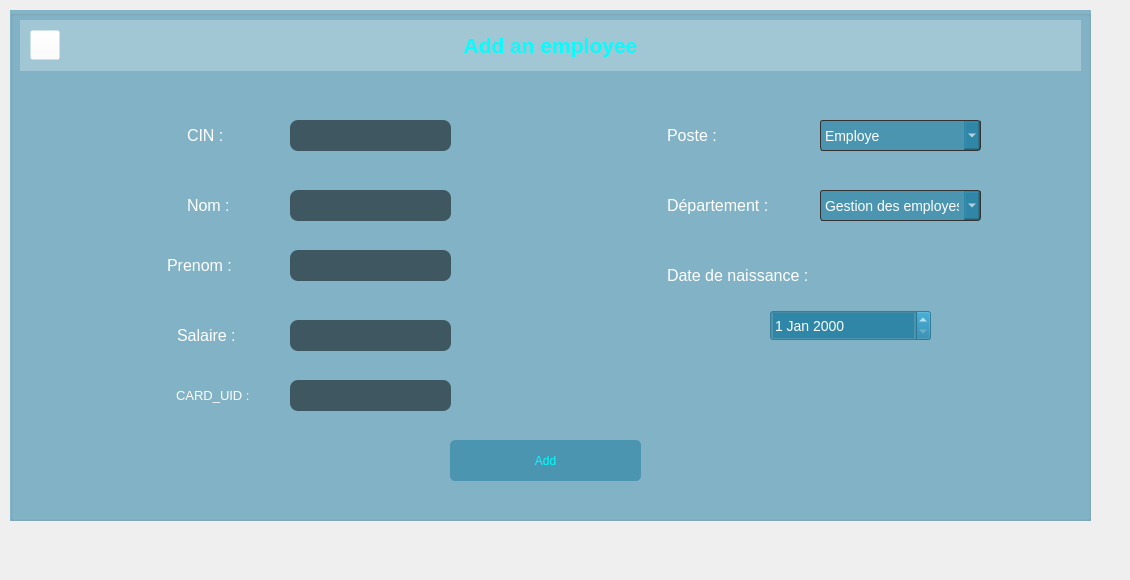
        <widget class="QWidget" name="page4">
         <widget class="QLabel" name="bg_2">
          <property name="geometry">
           <rect>
            <x>-70</x>
            <y>-10</y>
            <width>1121</width>
            <height>571</height>
           </rect>
          </property>
          <property name="styleSheet">
           <string notr="true"/>
          </property>
          <property name="text">
           <string/>
          </property>
         </widget>
         <widget class="QGroupBox" name="groupBox_6">
          <property name="geometry">
           <rect>
            <x>10</x>
            <y>10</y>
            <width>1081</width>
            <height>511</height>
           </rect>
          </property>
          <property name="styleSheet">
           <string notr="true">border-color: rgb(168, 234, 254);
background-color:rgba(18, 118, 158,125);</string>
          </property>
          <property name="title">
           <string/>
          </property>
          <widget class="QLabel" name="label_64">
           <property name="geometry">
            <rect>
             <x>10</x>
             <y>10</y>
             <width>1061</width>
             <height>51</height>
            </rect>
           </property>
           <property name="styleSheet">
            <string notr="true">background-color: rgba(255, 255, 255, 0.1%);
font: &quot;Eras Bold ITC&quot;;</string>
           </property>
           <property name="text">
            <string>&lt;html&gt;&lt;head/&gt;&lt;body&gt;&lt;p align=&quot;center&quot;&gt;&lt;span style=&quot; font-size:16pt; font-weight:600; color:#00ffff;&quot;&gt;Add an employee&lt;/span&gt;&lt;/p&gt;&lt;/body&gt;&lt;/html&gt;</string>
           </property>
          </widget>
          <widget class="QLabel" name="label">
           <property name="geometry">
            <rect>
             <x>170</x>
             <y>180</y>
             <width>91</width>
             <height>31</height>
            </rect>
           </property>
           <property name="font">
            <font>
             <family>MS Shell Dlg 2</family>
             <pointsize>12</pointsize>
             <weight>50</weight>
             <italic>false</italic>
             <bold>false</bold>
            </font>
           </property>
           <property name="styleSheet">
            <string notr="true">QLabel{
background-color: rgba(0,0,0,0%);
border-style: solid;
font: 12pt &quot;MS Shell Dlg 2&quot;;
padding: 1px 23px 1px 3px;
color: rgb(255, 255, 255);
}</string>
           </property>
           <property name="text">
            <string>Nom :</string>
           </property>
           <property name="textFormat">
            <enum>Qt::RichText</enum>
           </property>
          </widget>
          <widget class="QLineEdit" name="nom">
           <property name="geometry">
            <rect>
             <x>280</x>
             <y>180</y>
             <width>161</width>
             <height>31</height>
            </rect>
           </property>
           <property name="styleSheet">
            <string notr="true">QLineEdit{
color: rgb(255, 255, 255);
background-color: rgba(0, 0, 0, 0.2%);
border-width: 1px;
border-radius: 8px;
font: 10px &quot;Eras Bold ITC&quot;;
}</string>
           </property>
          </widget>
          <widget class="QLabel" name="label_7">
           <property name="geometry">
            <rect>
             <x>650</x>
             <y>250</y>
             <width>211</width>
             <height>31</height>
            </rect>
           </property>
           <property name="font">
            <font>
             <family>MS Shell Dlg 2</family>
             <pointsize>12</pointsize>
             <weight>50</weight>
             <italic>false</italic>
             <bold>false</bold>
            </font>
           </property>
           <property name="styleSheet">
            <string notr="true">QLabel{
background-color: rgba(0,0,0,0%);
border-style: solid;
font: 12pt &quot;MS Shell Dlg 2&quot;;
padding: 1px 23px 1px 3px;
color: rgb(255, 255, 255);
}</string>
           </property>
           <property name="text">
            <string>Date de naissance :</string>
           </property>
           <property name="textFormat">
            <enum>Qt::RichText</enum>
           </property>
          </widget>
          <widget class="QLineEdit" name="salaire">
           <property name="geometry">
            <rect>
             <x>280</x>
             <y>310</y>
             <width>161</width>
             <height>31</height>
            </rect>
           </property>
           <property name="styleSheet">
            <string notr="true">QLineEdit{
color: rgb(255, 255, 255);
background-color: rgba(0, 0, 0, 0.2%);
border-width: 1px;
border-radius: 8px;
font: 10px &quot;Eras Bold ITC&quot;;
}</string>
           </property>
          </widget>
          <widget class="QDateEdit" name="date">
           <property name="geometry">
            <rect>
             <x>760</x>
             <y>300</y>
             <width>161</width>
             <height>31</height>
            </rect>
           </property>
           <property name="styleSheet">
            <string notr="true">QDateEdit{
font: 14px ;
	color: rgb(255, 255, 255);
}</string>
           </property>
          </widget>
          <widget class="QComboBox" name="depart">
           <property name="geometry">
            <rect>
             <x>810</x>
             <y>180</y>
             <width>161</width>
             <height>31</height>
            </rect>
           </property>
           <property name="styleSheet">
            <string notr="true">QComboBox{
border-style: solid;
border-width: 2px;
border-radius: 10px;
font: 14px ;
border: 1px solid #333333;
border-radius: 3px;
color: rgb(255, 255, 255);
}
QComboBox:pressed{
color: rgb(0, 255, 255);
}
QComboBox:item:selected{
color: rgb(0, 255, 255);
}
QComboBox:items{
    color: rgb(110,209,255);
}
QListView{
    color: rgb(110,209,255);
}</string>
           </property>
           <item>
            <property name="text">
             <string>Gestion des employes</string>
            </property>
           </item>
           <item>
            <property name="text">
             <string>Gestion des produits</string>
            </property>
           </item>
           <item>
            <property name="text">
             <string>Gestion des clients</string>
            </property>
           </item>
           <item>
            <property name="text">
             <string>Gestion des centres de collectes</string>
            </property>
           </item>
          </widget>
          <widget class="QLineEdit" name="prenom">
           <property name="geometry">
            <rect>
             <x>280</x>
             <y>240</y>
             <width>161</width>
             <height>31</height>
            </rect>
           </property>
           <property name="styleSheet">
            <string notr="true">QLineEdit{
color: rgb(255, 255, 255);
background-color: rgba(0, 0, 0, 0.2%);
border-width: 1px;
border-radius: 8px;
font: 10px &quot;Eras Bold ITC&quot;;
}</string>
           </property>
          </widget>
          <widget class="QLabel" name="label_4">
           <property name="geometry">
            <rect>
             <x>160</x>
             <y>310</y>
             <width>101</width>
             <height>31</height>
            </rect>
           </property>
           <property name="font">
            <font>
             <family>MS Shell Dlg 2</family>
             <pointsize>12</pointsize>
             <weight>50</weight>
             <italic>false</italic>
             <bold>false</bold>
            </font>
           </property>
           <property name="styleSheet">
            <string notr="true">QLabel{
background-color: rgba(0,0,0,0%);
border-style: solid;
font: 12pt &quot;MS Shell Dlg 2&quot;;
padding: 1px 23px 1px 3px;
color: rgb(255, 255, 255);
}</string>
           </property>
           <property name="text">
            <string>Salaire :</string>
           </property>
           <property name="textFormat">
            <enum>Qt::RichText</enum>
           </property>
          </widget>
          <widget class="QLabel" name="label_9">
           <property name="geometry">
            <rect>
             <x>650</x>
             <y>180</y>
             <width>161</width>
             <height>31</height>
            </rect>
           </property>
           <property name="font">
            <font>
             <family>MS Shell Dlg 2</family>
             <pointsize>12</pointsize>
             <weight>50</weight>
             <italic>false</italic>
             <bold>false</bold>
            </font>
           </property>
           <property name="styleSheet">
            <string notr="true">QLabel{
background-color: rgba(0,0,0,0%);
border-style: solid;
font: 12pt &quot;MS Shell Dlg 2&quot;;
padding: 1px 23px 1px 3px;
color: rgb(255, 255, 255);
}</string>
           </property>
           <property name="text">
            <string>Département :</string>
           </property>
           <property name="textFormat">
            <enum>Qt::RichText</enum>
           </property>
          </widget>
          <widget class="QPushButton" name="Add">
           <property name="geometry">
            <rect>
             <x>440</x>
             <y>430</y>
             <width>191</width>
             <height>41</height>
            </rect>
           </property>
           <property name="cursor">
            <cursorShape>PointingHandCursor</cursorShape>
           </property>
           <property name="styleSheet">
            <string notr="true">QPushButton{
color: rgb(255, 255, 255);
background-color:rgba(18, 118, 158,125);
color: rgb(0, 255, 255);
font: 75 7pt &quot;MS Shell Dlg 2&quot;;
border-width: 2px;
border-radius: 5px;
font: 16px &quot;Eras Bold ITC&quot;;
}
QPushButton:hover{
border-style: solid;
color: rgb(255, 255, 255);
background-color:rgba(18, 118, 158,125);
color: rgb(0, 255, 255);
font: 75 7pt &quot;MS Shell Dlg 2&quot;;
border-width: 2px;
border-radius: 5px;
font: 16px &quot;Eras Bold ITC&quot;;
}
QPushButton:pressed{
border-style: solid;
color: rgb(255, 255, 255);
font: 16px &quot;Eras Bold ITC&quot;;
border: 1px solid #333333;
border-width: 2px;
border-radius: 5px;
background-color: rgb(19, 67, 85);
}</string>
           </property>
           <property name="text">
            <string>Add</string>
           </property>
          </widget>
          <widget class="QLabel" name="label_3">
           <property name="geometry">
            <rect>
             <x>150</x>
             <y>240</y>
             <width>111</width>
             <height>31</height>
            </rect>
           </property>
           <property name="font">
            <font>
             <family>MS Shell Dlg 2</family>
             <pointsize>12</pointsize>
             <weight>50</weight>
             <italic>false</italic>
             <bold>false</bold>
            </font>
           </property>
           <property name="styleSheet">
            <string notr="true">QLabel{
background-color: rgba(0,0,0,0%);
border-style: solid;
font: 12pt &quot;MS Shell Dlg 2&quot;;
padding: 1px 23px 1px 3px;
color: rgb(255, 255, 255);
}</string>
           </property>
           <property name="text">
            <string>Prenom :</string>
           </property>
           <property name="textFormat">
            <enum>Qt::RichText</enum>
           </property>
          </widget>
          <widget class="QLabel" name="label_6">
           <property name="geometry">
            <rect>
             <x>170</x>
             <y>110</y>
             <width>81</width>
             <height>31</height>
            </rect>
           </property>
           <property name="font">
            <font>
             <family>MS Shell Dlg 2</family>
             <pointsize>12</pointsize>
             <weight>50</weight>
             <italic>false</italic>
             <bold>false</bold>
            </font>
           </property>
           <property name="styleSheet">
            <string notr="true">QLabel{
background-color: rgba(0,0,0,0%);
border-style: solid;
font: 12pt &quot;MS Shell Dlg 2&quot;;
padding: 1px 23px 1px 3px;
color: rgb(255, 255, 255);
}</string>
           </property>
           <property name="text">
            <string>CIN :</string>
           </property>
           <property name="textFormat">
            <enum>Qt::RichText</enum>
           </property>
          </widget>
          <widget class="QLineEdit" name="CIN">
           <property name="geometry">
            <rect>
             <x>280</x>
             <y>110</y>
             <width>161</width>
             <height>31</height>
            </rect>
           </property>
           <property name="styleSheet">
            <string notr="true">QLineEdit{
color: rgb(255, 255, 255);
background-color: rgba(0, 0, 0, 0.2%);
border-width: 1px;
border-radius: 8px;
font: 10px &quot;Eras Bold ITC&quot;;
}</string>
           </property>
           <property name="maxLength">
            <number>32737</number>
           </property>
           <property name="cursorPosition">
            <number>0</number>
           </property>
           <property name="placeholderText">
            <string/>
           </property>
          </widget>
          <widget class="QComboBox" name="poste">
           <property name="geometry">
            <rect>
             <x>810</x>
             <y>110</y>
             <width>161</width>
             <height>31</height>
            </rect>
           </property>
           <property name="styleSheet">
            <string notr="true">QComboBox{
border-style: solid;
border-width: 2px;
border-radius: 10px;
font: 14px ;
border: 1px solid #333333;
border-radius: 3px;
color: rgb(255, 255, 255);
}
QComboBox:pressed{
color: rgb(0, 255, 255);
}
QComboBox:item:selected{
color: rgb(0, 255, 255);
}
QComboBox:items{
    color: rgb(110,209,255);
}
QListView{
    color: rgb(110,209,255);
}</string>
           </property>
           <item>
            <property name="text">
             <string>Employe</string>
            </property>
           </item>
           <item>
            <property name="text">
             <string>Administrateur</string>
            </property>
           </item>
          </widget>
          <widget class="QLabel" name="label_8">
           <property name="geometry">
            <rect>
             <x>650</x>
             <y>110</y>
             <width>91</width>
             <height>31</height>
            </rect>
           </property>
           <property name="font">
            <font>
             <family>MS Shell Dlg 2</family>
             <pointsize>12</pointsize>
             <weight>50</weight>
             <italic>false</italic>
             <bold>false</bold>
            </font>
           </property>
           <property name="styleSheet">
            <string notr="true">QLabel{
background-color: rgba(0,0,0,0%);
border-style: solid;
font: 12pt &quot;MS Shell Dlg 2&quot;;
padding: 1px 23px 1px 3px;
color: rgb(255, 255, 255);
}</string>
           </property>
           <property name="text">
            <string>Poste :</string>
           </property>
           <property name="textFormat">
            <enum>Qt::RichText</enum>
           </property>
          </widget>
          <widget class="QPushButton" name="pushButton_31">
           <property name="geometry">
            <rect>
             <x>20</x>
             <y>20</y>
             <width>30</width>
             <height>30</height>
            </rect>
           </property>
           <property name="styleSheet">
            <string notr="true">QPushButton{
border-image: url(:/new/icons/icons/left.png);
background-color: rgba(255, 255, 255, 0%);
}
QPushButton:pressed{
image: url(:/new/icons/icons/left_clk.png);
background-color: rgba(255, 255, 255, 0%);
}</string>
           </property>
           <property name="text">
            <string/>
           </property>
          </widget>
          <widget class="QLineEdit" name="card_uid">
           <property name="geometry">
            <rect>
             <x>280</x>
             <y>370</y>
             <width>161</width>
             <height>31</height>
            </rect>
           </property>
           <property name="styleSheet">
            <string notr="true">QLineEdit{
color: rgb(255, 255, 255);
background-color: rgba(0, 0, 0, 0.2%);
border-width: 1px;
border-radius: 8px;
font: 10px &quot;Eras Bold ITC&quot;;
}</string>
           </property>
           <property name="readOnly">
            <bool>true</bool>
           </property>
          </widget>
          <widget class="QLabel" name="label_46">
           <property name="geometry">
            <rect>
             <x>160</x>
             <y>370</y>
             <width>151</width>
             <height>31</height>
            </rect>
           </property>
           <property name="font">
            <font>
             <family>MS Shell Dlg 2</family>
             <pointsize>10</pointsize>
             <weight>50</weight>
             <italic>false</italic>
             <bold>false</bold>
            </font>
           </property>
           <property name="styleSheet">
            <string notr="true">QLabel{
background-color: rgba(0,0,0,0%);
border-style: solid;
font: 10pt &quot;MS Shell Dlg 2&quot;;
padding: 1px 23px 1px 3px;
color: rgb(255, 255, 255);
}</string>
           </property>
           <property name="text">
            <string>CARD_UID :</string>
           </property>
           <property name="textFormat">
            <enum>Qt::RichText</enum>
           </property>
          </widget>
         </widget>
        </widget>
